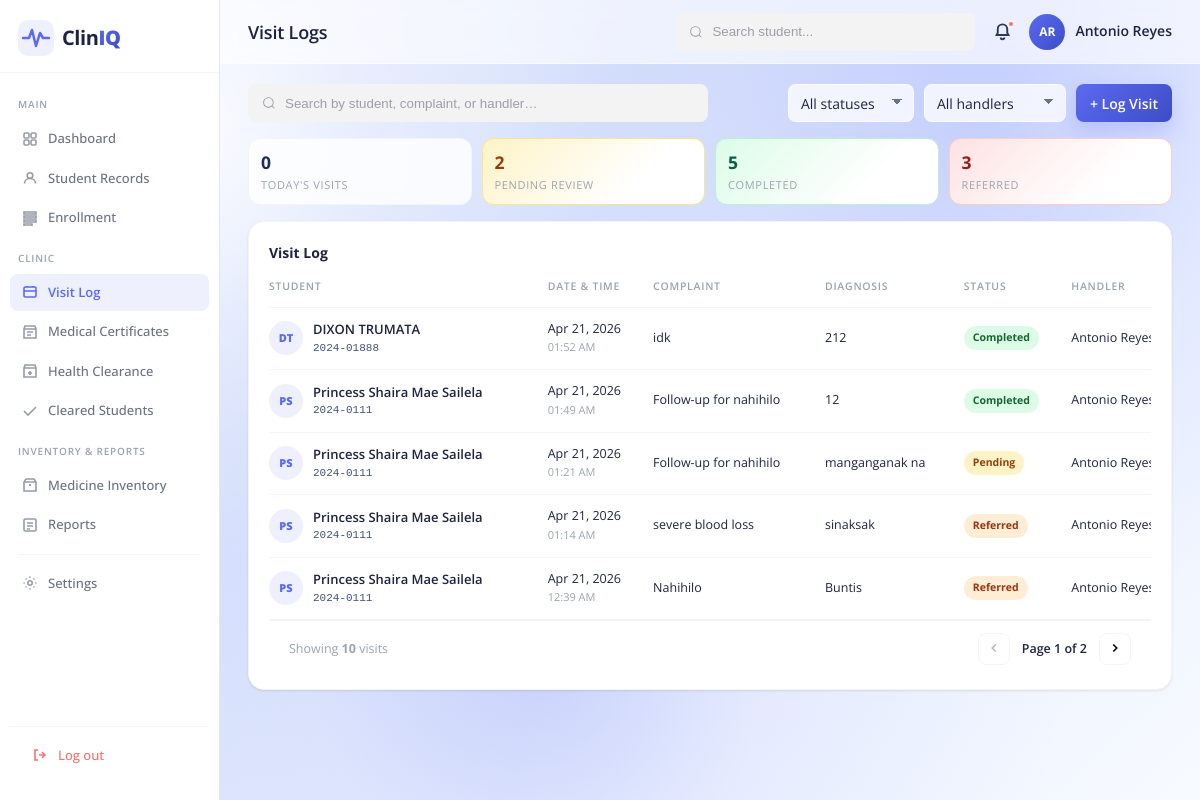
/visitLogs.php (signed in), run on the app's committed database.
### tables this page shows
CREATE TABLE `clinic_visits` (
  `visit_id` int(11) NOT NULL,
  `student_id` int(11) NOT NULL,
  `visit_date` datetime NOT NULL DEFAULT current_timestamp(),
  `complaint` text DEFAULT NULL,
  `symptoms` text DEFAULT NULL,
  `diagnosis` text DEFAULT NULL,
  `treatment` text DEFAULT NULL,
  `visit_status` int(11) DEFAULT NULL,
  `handled_by` int(11) DEFAULT NULL,
  `notes` text DEFAULT NULL,
  `created_at` timestamp NOT NULL DEFAULT current_timestamp()
);

CREATE TABLE `students` (
  `student_id` int(11) NOT NULL,
  `student_number` varchar(20) NOT NULL,
  `first_name` varchar(50) NOT NULL,
  `middle_name` varchar(50) DEFAULT NULL,
  `last_name` varchar(50) NOT NULL,
  `gender` enum('Male','Female','Other') NOT NULL,
  `birth_date` date DEFAULT NULL,
  `contact_number` varchar(20) DEFAULT NULL,
  `address` text DEFAULT NULL,
  `course_id` int(11) DEFAULT NULL,
  `year_id` int(11) DEFAULT NULL,
  `emergency_contact` varchar(100) DEFAULT NULL,
  `email` varchar(100) DEFAULT NULL,
  `health_notes` text DEFAULT NULL,
  `status` enum('Active','Pending review','Inactive') NOT NULL DEFAULT 'Pending review',
  `created_at` timestamp NOT NULL DEFAULT current_timestamp()
);

CREATE TABLE `visit_status` (
  `status_id` int(11) NOT NULL,
  `status_name` varchar(50) NOT NULL
);

CREATE TABLE `users` (
  `user_id` int(11) NOT NULL,
  `first_name` varchar(50) NOT NULL,
  `middle_name` varchar(50) DEFAULT NULL,
  `last_name` varchar(50) NOT NULL,
  `email` varchar(100) DEFAULT NULL,
  `username` varchar(50) NOT NULL,
  `password` varchar(255) NOT NULL,
  `role` enum('nurse','doctor') NOT NULL,
  `last_login` datetime DEFAULT NULL,
  `status` varchar(20) DEFAULT 'active',
  `created_at` timestamp NOT NULL DEFAULT current_timestamp()
);

### visitLogs.php (called while the page is built, shortened)
<?php
require_once 'modules/visitLogs.php';
?>

### classes/BaseModel.php (called while the page is built, shortened)
<?php
class BaseModel {
    public function __construct(PDO $db) {
        $this->db = $db;
    }
}

### classes/Visit.php (called while the page is built, shortened)
<?php
require_once __DIR__ . '/BaseModel.php';
class Visit extends BaseModel {
    public function getAll(): array {
        $query = "SELECT cv.*,
                         s.first_name as student_first, s.last_name as student_last, s.student_number,
                         vs.status_name,
                         u.first_name as handler_first, u.last_name as handler_last
                  FROM clinic_visits cv
                  JOIN students s ON cv.student_id = s.student_id
                  JOIN visit_status vs ON cv.visit_status = vs.status_id
                  JOIN users u ON cv.handled_by = u.user_id
                  ORDER BY cv.visit_date DESC";
        return $this->db->query($query)->fetchAll(PDO::FETCH_ASSOC);
    }
    public function getStats(array $visits): array {
        $todayDate = date('Y-m-d');
        $stats = [
            'today' => 0,
            'pending' => 0,
            'completed' => 0,
            'referred' => 0
        ];
        foreach ($visits as $v) {
            if ($v['status_name'] === 'Pending') $stats['pending']++;
            elseif ($v['status_name'] === 'Completed') $stats['completed']++;
            elseif ($v['status_name'] === 'Referred') $stats['referred']++;
        }
        return $stats;
    }
}

### includes/functions.php (called while the page is built, shortened)
<?php
if (!function_exists('e')) {
    function e($value): string {
        return htmlspecialchars((string)$value, ENT_QUOTES, 'UTF-8');
    }
}

### modules/visitLogs.php (the view, shortened to what this page needs)
<?php
require_once __DIR__ . '/../includes/functions.php';
require_once __DIR__ . '/../classes/Visit.php';
$db = new Database();
$conn = $db->connect();
$visitModel   = new Visit($conn);
$visits = $visitModel->getAll();
$stats  = $visitModel->getStats($visits);
$todayCount     = $stats['today'];
$pendingCount   = $stats['pending'];
$completedCount = $stats['completed'];
$referredCount  = $stats['referred'];
?>
<!DOCTYPE html>
<html lang="en">
<head>
    <link rel="stylesheet" href="../assets/css/dashboard.css" />
    <link rel="stylesheet" href="../assets/css/visitLogs.css" />
    <link rel="stylesheet" href="../assets/css/modal.css" />
    <link rel="stylesheet" href="../assets/css/notifications_popup.css" />
</head>
<body>
<div class="app-shell">
    <?php include __DIR__ . '/../includes/sidebar.php'; ?>
    <div class="main-content">
        <?php include __DIR__ . '/../includes/header.php'; ?>
        <div class="dashboard-body visit-page">
            <section class="visit-toolbar" aria-label="Visit tools">
                <div class="toolbar-left">
                    <div class="group visit-search">
                        <input class="input" type="search" id="visitSearch" placeholder="Search by student, complaint, or handler…" />
                    </div>
                </div>
                <div class="toolbar-right">
                    <select class="visit-select" id="statusFilter" aria-label="Status filter">
                        <option value="">All statuses</option>
                    </select>
                    <select class="visit-select" id="doctorFilter" aria-label="Handled by">
                        <option value="">All handlers</option>
                    </select>
                    <button class="visit-btn" id="openLogVisitModal" type="button">+ Log Visit</button>
                </div>
            </section>
            <div class="visit-stats-strip">
                <div class="visit-stat-pill">
                    <span class="visit-stat-num"><?= $todayCount ?></span>
                    <span class="visit-stat-label">Today's Visits</span>
                </div>
                <div class="visit-stat-pill accent-amber">
                    <span class="visit-stat-num"><?= $pendingCount ?></span>
                    <span class="visit-stat-label">Pending Review</span>
                </div>
                <div class="visit-stat-pill accent-green">
                    <span class="visit-stat-num"><?= $completedCount ?></span>
                    <span class="visit-stat-label">Completed</span>
                </div>
                <div class="visit-stat-pill accent-red">
                    <span class="visit-stat-num"><?= $referredCount ?></span>
                    <span class="visit-stat-label">Referred</span>
                </div>
            </div>
            <section class="visit-layout">
                <article class="card visit-table-card">
                    <div class="card-header">
                        <div class="card-title">Visit Log</div>
                    </div>
                    <div class="visit-table-wrap">
                        <table class="visit-log-table" id="visitTable">
                            <thead>
                                <tr>
                                    <th>Student</th>
                                    <th>Date &amp; Time</th>
                                    <th>Complaint</th>
                                    <th>Diagnosis</th>
                                    <th>Status</th>
                                    <th>Handler</th>
                                </tr>
                            </thead>
                            <tbody>
                                <?php foreach ($visits as $row):
                                    $initials = strtoupper($row['student_first'][0] . $row['student_last'][0]);
                                    $statusClass = strtolower($row['status_name']);
                                    $dateFormatted = date('M d, Y', strtotime((string)$row['visit_date']));
                                    $timeFormatted = date('h:i A', strtotime((string)$row['visit_date']));
                                ?>
                                <tr>
                                    <td>
                                        <div class="visit-student-cell">
                                            <div class="visit-avatar" style="background:#EEF0FD;color:#5B6AF0;"><?= e($initials) ?></div>
                                            <div>
                                                <div class="visit-name"><?= e($row['student_first'] . ' ' . $row['student_last']) ?></div>
                                                <div class="visit-id mono"><?= e($row['student_number']) ?></div>
                                            </div>
                                        </div>
                                    </td>
                                    <td><?= e($dateFormatted) ?><br><span class="visit-time-sub"><?= e($timeFormatted) ?></span></td>
                                    <td><?= e($row['complaint']) ?></td>
                                    <td><?= e($row['diagnosis'] ?: '-') ?></td>
                                    <td><span class="visit-status <?= $statusClass ?>"><?= e($row['status_name']) ?></span></td>
                                    <td><?= e($row['handler_first'] . ' ' . $row['handler_last']) ?></td>
                                </tr>
                                <?php endforeach; ?>
                            </tbody>
                        </table>
                    </div>
                    <div class="table-footer" style="padding: 12px 20px; display:flex; justify-content:space-between; align-items:center; border-top: 1px solid var(--border-light);">
                        <span class="table-count" style="font-size:12.5px; color:var(--text-muted);">Showing <strong><?= count($visits) ?></strong> visits</span>
                        <div class="pagination" style="display:flex; align-items:center; gap:12px;">
                            <button class="page-btn" id="btnPrev" style="width:32px; height:32px; border-radius:8px; border:1px solid var(--border-light); background: #fff; cursor:pointer;" disabled>
                                <svg viewBox="0 0 16 16" fill="none" stroke="currentColor" stroke-width="1.8" style="width:14px; height:14px;"><path d="M10 4L6 8l4 4"/></svg>
                            </button>
                            <span class="page-current" id="pageInfo" style="font-size:12.5px; color:var(--text-primary); font-weight:600;">Page 1 of 1</span>
                            <button class="page-btn" id="btnNext" style="width:32px; height:32px; border-radius:8px; border:1px solid var(--border-light); background: #fff; cursor:pointer;" disabled>
                                <svg viewBox="0 0 16 16" fill="none" stroke="currentColor" stroke-width="1.8" style="width:14px; height:14px;"><path d="M6 4l4 4-4 4"/></svg>
                            </button>
                        </div>
                    </div>
                </article>
            </section>
        </div>
    </div>
</div>
</body>
</html>

### assets/css/dashboard.css (style rules this page uses)
*, *::before, *::after { box-sizing: border-box; margin: 0; padding: 0; }
:root { --primary: #5B6AF0; --primary-light: #EEF0FD; --primary-dark: #3D4DC7; --accent: #6EE7B7; --danger: #F87171; --warning: #FBBF24; --success: #34D399; --bg-page: #F0F2FA; --bg-card: #FFFFFF; --bg-sidebar: #FFFFFF; --text-primary: #1E2340; --text-secondary: #6B7280; --text-muted: #9CA3AF; --text-on-primary: #FFFFFF; --border: #E5E7EB; --border-light: #F3F4F6; --sidebar-width: 220px; --header-height: 64px; --radius-sm: 8px; --radius-md: 12px; --radius-lg: 16px; --radius-xl: 20px; --shadow-sm: 0 1px 3px rgba(0,0,0,0.06), 0 1px 2px rgba(0,0,0,0.04); --shadow-md: 0 4px 12px rgba(0,0,0,0.08); --shadow-lg: 0 8px 24px rgba(0,0,0,0.10); }
html, body { height: 100%; font-family: 'Open Sans', sans-serif; background: radial-gradient(circle at 14% 16%, rgba(255, 255, 255, 0.92) 0%, rgba(255, 255, 255, 0.36) 16%, transparent 36%), radial-gradient(circle at 82% 14%, rgba(124, 140, 255, 0.28) 0%, rgba(124, 140, 255, 0.08) 22%, transparent 42%), radial-gradient(circle at 45% 84%, rgba(91, 106, 240, 0.2) 0%, rgba(91, 106, 240, 0.05) 24%, transparent 56%), linear-gradient(138deg, #e4ebff 0%, #d6e0fb 34%, #eaf0ff 70%, #f7faff 100%); color: var(--text-primary); font-size: 14px; line-height: 1.5; -webkit-font-smoothing: antialiased; }
.app-shell { display: flex; height: 100vh; overflow: hidden; }
.main-content { flex: 1; display: flex; flex-direction: column; overflow-y: auto; background: transparent; }
.group { display: flex; line-height: 28px; align-items: center; position: relative; width: clamp(220px, 25vw, 320px); }
.input { width: 100%; height: 38px; line-height: 28px; padding: 0 1rem; padding-left: 2.5rem; border: 2px solid transparent; border-radius: 8px; outline: none; background-color: #f3f3f4; color: #0d0c22; transition: .3s ease; }
.input::placeholder { color: #9e9ea7; }
.icon { position: absolute; left: 1rem; fill: #9e9ea7; width: 1rem; height: 1rem; }
.dashboard-body { padding: 20px 28px 24px; display: flex; flex-direction: column; gap: 18px; }
.card { background: var(--bg-card); border-radius: var(--radius-lg); padding: 20px; box-shadow: var(--shadow-sm); border: 1px solid var(--border-light); }
.card-header { display: flex; align-items: center; justify-content: space-between; margin-bottom: 16px; }
.card-title { font-size: 14px; font-weight: 700; color: var(--text-primary); }

### assets/css/modal.css (style rules this page uses)
.info-val.mono, .mono { font-family: ui-monospace, SFMono-Regular, Menlo, Consolas, monospace; }

### data on the page
clinic_visits: student.last_name "DT", student.last_name "DIXON TRUMATA", student.student_number "2024-01888", visit_date "Apr 21, 2026", visit_date "01:52 AM", complaint "idk", diagnosis "212", visit_status.status_name "Completed", handled_by.last_name "Antonio…"
clinic_visits: student.last_name "PS", student.last_name "Princess Shaira Mae Sailela", student.student_number "2024-0111", visit_date "Apr 21, 2026", visit_date "01:49 AM", complaint "Follow-up for nahihilo", diagnosis "12", visit_status.status_name "Completed", handled_by.last_name "Antonio…"
clinic_visits: student.last_name "PS", student.last_name "Princess Shaira Mae Sailela", student.student_number "2024-0111", visit_date "Apr 21, 2026", visit_date "01:21 AM", complaint "Follow-up for nahihilo", diagnosis "manganganak na", visit_status.status_name "Pending", handled_by.last_name "Antonio…"
clinic_visits: student.last_name "PS", student.last_name "Princess Shaira Mae Sailela", student.student_number "2024-0111", visit_date "Apr 21, 2026", visit_date "01:14 AM", complaint "severe blood loss", diagnosis "sinaksak", visit_status.status_name "Referred", handled_by.last_name "Antonio…"
clinic_visits: student.last_name "PS", student.last_name "Princess Shaira Mae Sailela", student.student_number "2024-0111", visit_date "Apr 21, 2026", visit_date "12:39 AM", complaint "Nahihilo", diagnosis "Buntis", visit_status.status_name "Referred", handled_by.last_name "Antonio…"

### other printed values
$resolvedPageTitle "Visit Logs"
getInitials($_SESSION['full_name']) "AR"
$_SESSION['full_name'] "Antonio Reyes"
$todayCount "0"
$pendingCount "2"
$completedCount "5"
$referredCount "3"
count($visits) "10"
